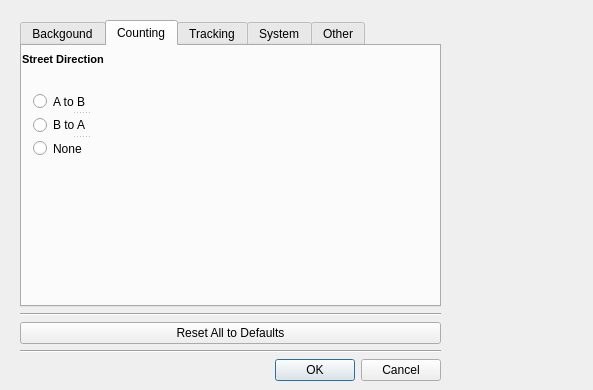
<?xml version="1.0" encoding="UTF-8"?>
<ui version="4.0">
 <class>config</class>
 <widget class="QDialog" name="config">
  <property name="geometry">
   <rect>
    <x>0</x>
    <y>0</y>
    <width>593</width>
    <height>390</height>
   </rect>
  </property>
  <property name="windowTitle">
   <string>Dialog</string>
  </property>
  <widget class="QWidget" name="layoutWidget1">
   <property name="geometry">
    <rect>
     <x>20</x>
     <y>20</y>
     <width>421</width>
     <height>361</height>
    </rect>
   </property>
   <layout class="QVBoxLayout" name="verticalLayout_40">
    <item>
     <widget class="QTabWidget" name="tabWidget">
      <property name="currentIndex">
       <number>1</number>
      </property>
      <widget class="QWidget" name="Background">
       <attribute name="title">
        <string>Backgound</string>
       </attribute>
       <widget class="QLabel" name="label">
        <property name="geometry">
         <rect>
          <x>40</x>
          <y>20</y>
          <width>67</width>
          <height>17</height>
         </rect>
        </property>
        <property name="text">
         <string>Module</string>
        </property>
       </widget>
       <widget class="QWidget" name="">
        <property name="geometry">
         <rect>
          <x>21</x>
          <y>51</y>
          <width>142</width>
          <height>158</height>
         </rect>
        </property>
        <layout class="QVBoxLayout" name="verticalLayout">
         <item>
          <widget class="QRadioButton" name="GMG">
           <property name="maximumSize">
            <size>
             <width>140</width>
             <height>16777215</height>
            </size>
           </property>
           <property name="font">
            <font>
             <pointsize>8</pointsize>
            </font>
           </property>
           <property name="text">
            <string>GMG</string>
           </property>
           <attribute name="buttonGroup">
            <string notr="true">buttonGroup</string>
           </attribute>
          </widget>
         </item>
         <item>
          <widget class="QRadioButton" name="MultiLayerBGS">
           <property name="maximumSize">
            <size>
             <width>140</width>
             <height>16777215</height>
            </size>
           </property>
           <property name="font">
            <font>
             <pointsize>8</pointsize>
            </font>
           </property>
           <property name="text">
            <string>MultiLayerBGS</string>
           </property>
           <attribute name="buttonGroup">
            <string notr="true">buttonGroup</string>
           </attribute>
          </widget>
         </item>
         <item>
          <widget class="QRadioButton" name="PixelBasedAdaptive">
           <property name="maximumSize">
            <size>
             <width>140</width>
             <height>16777215</height>
            </size>
           </property>
           <property name="font">
            <font>
             <pointsize>8</pointsize>
            </font>
           </property>
           <property name="text">
            <string>PixelBasedAdaptive</string>
           </property>
           <attribute name="buttonGroup">
            <string notr="true">buttonGroup</string>
           </attribute>
          </widget>
         </item>
         <item>
          <widget class="QRadioButton" name="FrameDifferenceBGS">
           <property name="maximumSize">
            <size>
             <width>140</width>
             <height>16777215</height>
            </size>
           </property>
           <property name="font">
            <font>
             <pointsize>8</pointsize>
            </font>
           </property>
           <property name="text">
            <string>FrameDifferenceBGS</string>
           </property>
           <attribute name="buttonGroup">
            <string notr="true">buttonGroup</string>
           </attribute>
          </widget>
         </item>
         <item>
          <widget class="QRadioButton" name="StaticFrameDifferenceBGS">
           <property name="maximumSize">
            <size>
             <width>140</width>
             <height>16777215</height>
            </size>
           </property>
           <property name="font">
            <font>
             <pointsize>8</pointsize>
            </font>
           </property>
           <property name="text">
            <string>StaticFrameDifferenceBGS</string>
           </property>
           <attribute name="buttonGroup">
            <string notr="true">buttonGroup</string>
           </attribute>
          </widget>
         </item>
         <item>
          <widget class="QRadioButton" name="WeightedMovingMeanBGS">
           <property name="maximumSize">
            <size>
             <width>140</width>
             <height>16777215</height>
            </size>
           </property>
           <property name="font">
            <font>
             <pointsize>8</pointsize>
            </font>
           </property>
           <property name="text">
            <string>WeightedMovingMeanBGS</string>
           </property>
           <attribute name="buttonGroup">
            <string notr="true">buttonGroup</string>
           </attribute>
          </widget>
         </item>
        </layout>
       </widget>
      </widget>
      <widget class="QWidget" name="Counting">
       <attribute name="title">
        <string>Counting</string>
       </attribute>
       <widget class="QWidget" name="">
        <layout class="QHBoxLayout" name="horizontalLayout_53">
         <item>
          <widget class="QLabel" name="label_74">
           <property name="minimumSize">
            <size>
             <width>0</width>
             <height>27</height>
            </size>
           </property>
           <property name="font">
            <font>
             <pointsize>8</pointsize>
             <weight>75</weight>
             <bold>true</bold>
            </font>
           </property>
           <property name="text">
            <string>Street Direction</string>
           </property>
          </widget>
         </item>
        </layout>
       </widget>
       <widget class="QSplitter" name="splitter">
        <property name="geometry">
         <rect>
          <x>11</x>
          <y>46</y>
          <width>96</width>
          <height>66</height>
         </rect>
        </property>
        <property name="orientation">
         <enum>Qt::Vertical</enum>
        </property>
        <widget class="QRadioButton" name="A">
         <property name="text">
          <string>A to B</string>
         </property>
         <attribute name="buttonGroup">
          <string notr="true">buttonGroup</string>
         </attribute>
        </widget>
        <widget class="QRadioButton" name="B">
         <property name="text">
          <string>B to A</string>
         </property>
         <attribute name="buttonGroup">
          <string notr="true">buttonGroup</string>
         </attribute>
        </widget>
        <widget class="QRadioButton" name="None">
         <property name="text">
          <string>None</string>
         </property>
         <attribute name="buttonGroup">
          <string notr="true">buttonGroup</string>
         </attribute>
        </widget>
       </widget>
      </widget>
      <widget class="QWidget" name="Tracking">
       <attribute name="title">
        <string>Tracking</string>
       </attribute>
       <widget class="QWidget" name="layoutWidget4_5">
        <property name="geometry">
         <rect>
          <x>10</x>
          <y>10</y>
          <width>401</width>
          <height>221</height>
         </rect>
        </property>
        <layout class="QVBoxLayout" name="verticalLayout_47">
         <item>
          <layout class="QHBoxLayout" name="horizontalLayout_54"/>
         </item>
        </layout>
       </widget>
      </widget>
      <widget class="QWidget" name="System">
       <attribute name="title">
        <string>System</string>
       </attribute>
       <widget class="QWidget" name="layoutWidget5_5">
        <property name="geometry">
         <rect>
          <x>10</x>
          <y>10</y>
          <width>401</width>
          <height>221</height>
         </rect>
        </property>
        <layout class="QVBoxLayout" name="verticalLayout_48"/>
       </widget>
      </widget>
      <widget class="QWidget" name="Other">
       <attribute name="title">
        <string>Other</string>
       </attribute>
      </widget>
     </widget>
    </item>
    <item>
     <widget class="Line" name="line_9">
      <property name="orientation">
       <enum>Qt::Horizontal</enum>
      </property>
     </widget>
    </item>
    <item>
     <layout class="QHBoxLayout" name="horizontalLayout_59">
      <item>
       <widget class="QPushButton" name="resetAllToDefaultsButton">
        <property name="text">
         <string>Reset All to Defaults</string>
        </property>
       </widget>
      </item>
     </layout>
    </item>
    <item>
     <widget class="Line" name="line_10">
      <property name="orientation">
       <enum>Qt::Horizontal</enum>
      </property>
     </widget>
    </item>
    <item>
     <widget class="QDialogButtonBox" name="okCancelBox">
      <property name="orientation">
       <enum>Qt::Horizontal</enum>
      </property>
      <property name="standardButtons">
       <set>QDialogButtonBox::Cancel|QDialogButtonBox::Ok</set>
      </property>
     </widget>
    </item>
   </layout>
  </widget>
 </widget>
 <resources/>
 <connections/>
 <buttongroups>
  <buttongroup name="buttonGroup"/>
 </buttongroups>
</ui>
